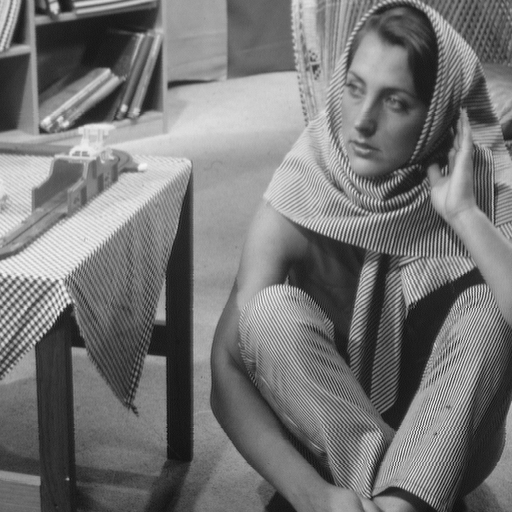
%> input picture IIVP Lab/Lab 3/barbara.png, 512 x 512 px
$ octave histeq.m   (GNU Octave 9; MATLAB toolbox functions it lacks are replaced by stand-ins)
%> lines starting %> are read from the running program, lines starting %| are printed output that depends on the picture
%% Reading Images
img1 = imread('barbara.png');
%> img1 is the input picture: size 512x512 uint8; min 12, max 246, mean 117.4
img2 = imread('AE.jpg');
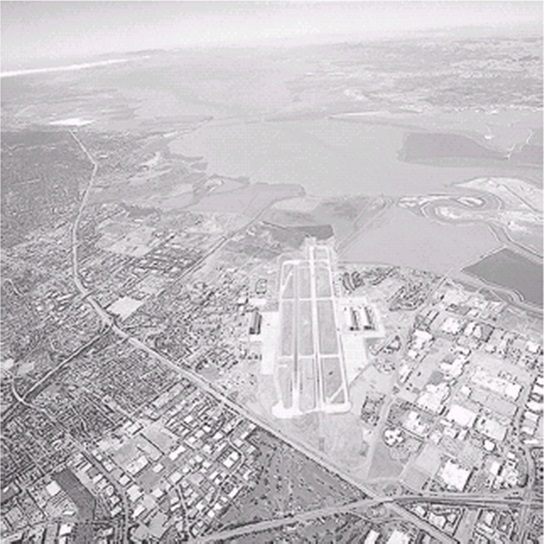
%> input picture IIVP Lab/Lab 3/AE.jpg, 544 x 544 px
%> img2 is the input picture: size 544x544x3 uint8; mean R, G, B 194.3, 190.7, 194.4

%% Equilization

%Choose the image to equilize
I = img2;

%Checking if rgb. If, then convert to grayscale
[height,width, numberOfColorChannels]=size(img1);
%> height = 512; width = 512; numberOfColorChannels = 1
if numberOfColorChannels > 1
  disp(numberOfColorChannels);
  I = rgb2gray(img1);
end

%Displaying image
subplot(1,2,1)
imshow(I)
title('Original Image');

[height,width]=size(I);
%> height = 544; width = 1632

%% To form histogram, note down the frequencies
%NOTE: Scale is 0:255, we need to add 1 every time which adding freq.
NumPixel = zeros(1,256);
for i = 1:height
    for j = 1:width
        NumPixel( I(i,j) + 1 ) = NumPixel( I(i,j) + 1 ) + 1;
    end
end
%> after the loop, NumPixel = 256 values, max 24538 at index 209, min 0 at index 1, mean 3468

%% Plot histogram
% subplot(_,_,_)
% bar(NumPixel)
% title('NumPixel');

[height,width]=size(I);

%% Finding the probability distribution
ProbPixel = zeros(1,256);
for i = 1:256
    ProbPixel(i) = NumPixel(i) / (height * width * 1.0);
end
%> after the loop, ProbPixel = 256 values, max 0.0276 at index 209, min 0 at index 1, mean 0.00391

% subplot(_,_,_)
% bar(ProbPixel)
% title('ProbPixel');

%% Cummilative Frequency
CumuPixel = zeros(1,256);
for i = 1:256
    if i == 1
        CumuPixel(i) = ProbPixel(i);
    else
        CumuPixel(i) = CumuPixel(i-1) + ProbPixel(i);
    end
end
%> after the loop, CumuPixel = 256 values from 0 to 1

% subplot(_,_,_);
% bar(CumuPixel)
% title('CumPixel');

%% Multiplying with scale and rounding off to neartest integer
Map = zeros(1,256);
for i = 1:256
    Map(i) = uint8(255 * CumuPixel(i)+0.5);
end
%> after the loop, Map = 256 values from 1 to 255
for i = 1:height
    for j = 1:width
        I(i,j)=Map(I(i,j) + 1);
    end
end
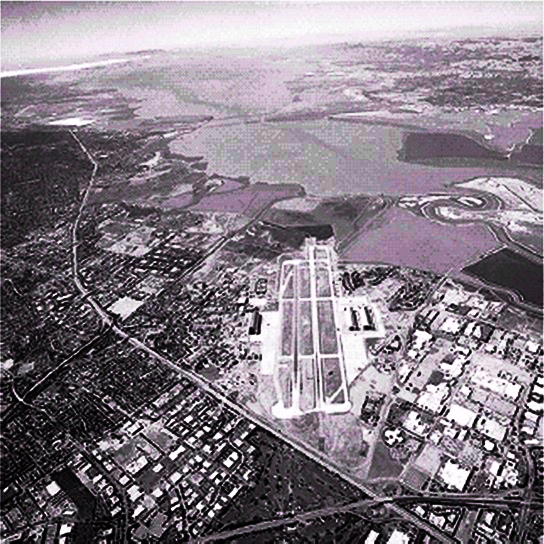
%> I: size 544x544x3 uint8; mean R, G, B 132.1, 123.1, 132.6

%% Display new image
subplot(1,2,2)
imshow(I)
title('Equilized Image')


%% Specification
NewPixels = zeros(1,256);
NewPixels(106) = 200000;
NewPixels(104) = 50000;
NewPixels(153) = 5124;
NewPixels(186) = 2457;
NewPixels(256) = 4563;

% Equilizing new historgram

sizeNewHist = 262114; % Sum on frequencies
NewProbPixel = zeros(1,256);
for i = 1:256
    NewProbPixel(i) = NewPixels(i) / sizeNewHist;
end
NewCumuPixel = zeros(1,256);
for i = 1:256
    if i == 1
        NewCumuPixel(i) = NewProbPixel(i);
    else
        NewCumuPixel(i) = NewCumuPixel(i-1) + NewProbPixel(i);
    end
end

NewMap = zeros(1,256);
for i = 1:256
    NewMap(i) = uint8(255 * NewCumuPixel(i)+0.5);
end
for i = 1:height
    for j = 1:width
        I(i,j)= NewMap(I(i,j) + 1);
    end
end
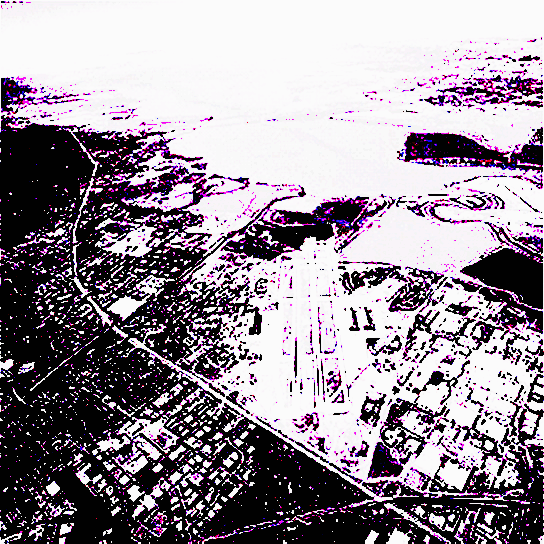
%> I: size 544x544x3 uint8; mean R, G, B 151.1, 141.9, 151.7

imshow(i);
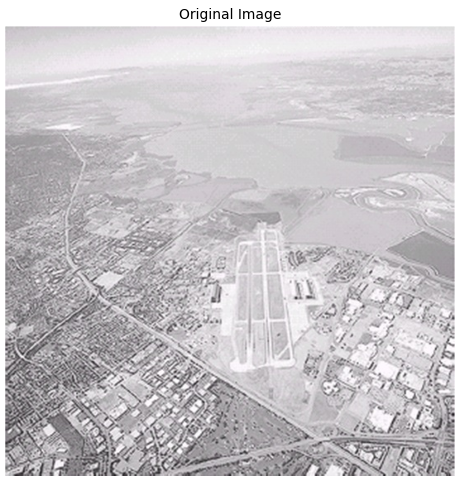
%> figure redrawn from the program's plot data, 2 panels
